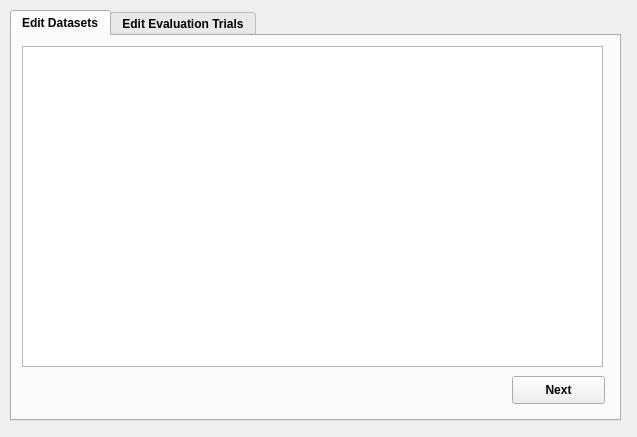
<?xml version="1.0" encoding="UTF-8"?>
<ui version="4.0">
 <class>MainWindow</class>
 <widget class="QMainWindow" name="MainWindow">
  <property name="geometry">
   <rect>
    <x>0</x>
    <y>0</y>
    <width>637</width>
    <height>437</height>
   </rect>
  </property>
  <property name="windowTitle">
   <string>MainWindow</string>
  </property>
  <widget class="QWidget" name="centralwidget">
   <widget class="QTabWidget" name="tabWidget">
    <property name="enabled">
     <bool>true</bool>
    </property>
    <property name="geometry">
     <rect>
      <x>10</x>
      <y>10</y>
      <width>611</width>
      <height>411</height>
     </rect>
    </property>
    <property name="font">
     <font>
      <family>Arial</family>
      <weight>75</weight>
      <bold>true</bold>
     </font>
    </property>
    <property name="currentIndex">
     <number>0</number>
    </property>
    <widget class="QWidget" name="EditDatasets">
     <attribute name="title">
      <string>Edit Datasets</string>
     </attribute>
     <widget class="QTableWidget" name="tableWidget">
      <property name="geometry">
       <rect>
        <x>10</x>
        <y>10</y>
        <width>581</width>
        <height>321</height>
       </rect>
      </property>
      <property name="editTriggers">
       <set>QAbstractItemView::NoEditTriggers</set>
      </property>
     </widget>
     <widget class="QPushButton" name="pushButton">
      <property name="geometry">
       <rect>
        <x>500</x>
        <y>340</y>
        <width>93</width>
        <height>28</height>
       </rect>
      </property>
      <property name="text">
       <string>Next</string>
      </property>
     </widget>
    </widget>
    <widget class="QWidget" name="EditTrials">
     <attribute name="title">
      <string>Edit Evaluation Trials</string>
     </attribute>
    </widget>
   </widget>
  </widget>
 </widget>
 <resources/>
 <connections/>
</ui>
